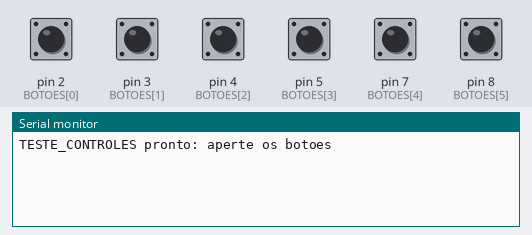
A sketch run on a simulated Arduino Uno, built with avr-gcc and run on an emulated ATmega328P. Parts: the last lines printed to the serial monitor. The test bench sets the inputs (shaded band); at power-on: pin 2 (BOTOES[0]), pin 3 (BOTOES[1]), pin 4 (BOTOES[2]), pin 5 (BOTOES[3]), pin 7 (BOTOES[4]), pin 8 (BOTOES[5]) HIGH.

Above: at 1.2 s.
1.3 s: pin 2 (BOTOES[0]) pulled LOW for 0.15 s
At 2.6 s:
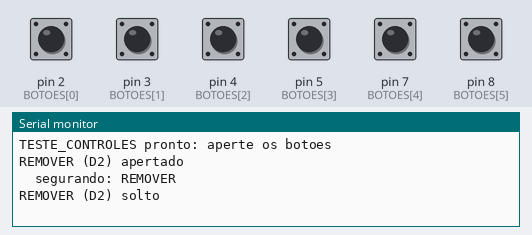
2.9 s: pin 3 (BOTOES[1]) pulled LOW for 0.15 s
At 4.0 s:
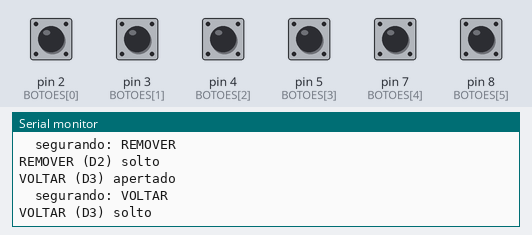
4.5 s: pin 4 (BOTOES[2]) pulled LOW for 0.15 s
At 5.2 s:
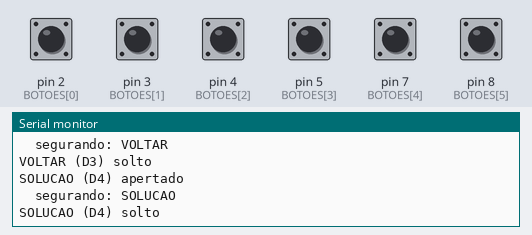
6.1 s: pin 5 (BOTOES[3]) pulled LOW for 0.15 s
At 7.4 s:
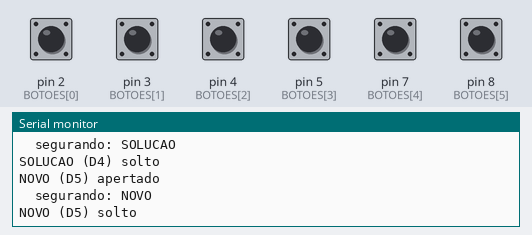
7.7 s: pin 7 (BOTOES[4]) pulled LOW for 0.15 s
At 8.8 s:
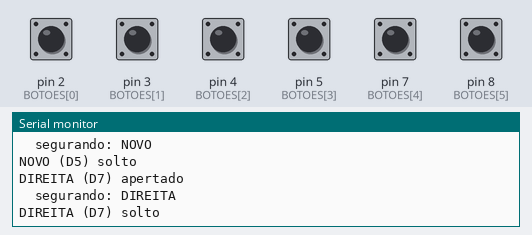
9.3 s: pin 8 (BOTOES[5]) pulled LOW for 0.15 s
At 10.1 s:
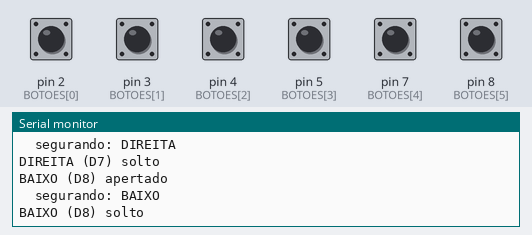

Measured:
- after the input at 1.3 s, the serial monitor: prints a new line at once (image 1)
- after the input at 2.9 s, the serial monitor: prints a new line at once (image 2)
- after the input at 4.5 s, the serial monitor: prints a new line at once (image 3)
- after the input at 6.1 s, the serial monitor: prints a new line at once (image 4)
- after the input at 7.7 s, the serial monitor: prints a new line at once (image 5)
- after the input at 9.3 s, the serial monitor: prints a new line at once (image 6)

The sketch:

teste_controles.ino
```cpp
// Broken Grid - teste dos botões (rodar antes de fechar a caixa)
//
// No Monitor Serial (9600 baud), escreve o nome de cada botão quando ele é apertado e
// quando é solto. 5 vezes por segundo mostra também quais estão apertados agora. Serve
// para conferir se cada botão está no pino certo e se nenhum ficou em curto (aparecendo
// apertado sem ninguém mexer).
//
// Ligação (Uno), um terminal do botão no pino e o outro no GND:
//   REMOVER D2, VOLTAR D3, SOLUCAO D4, NOVO D5, DIREITA D7, BAIXO D8
// (D6 fica para os LEDs)

const uint8_t NUM_BOTOES = 6;
const uint8_t BOTOES[NUM_BOTOES] = {2, 3, 4, 5, 7, 8};
const char *NOMES_BOTAO[NUM_BOTOES] = {"REMOVER", "VOLTAR", "SOLUCAO", "NOVO", "DIREITA", "BAIXO"};
const uint16_t DEBOUNCE_MS = 25;
const uint16_t RESUMO_MS = 200;

bool apertado[NUM_BOTOES];
bool leituraAnterior[NUM_BOTOES];
uint32_t mudouEm[NUM_BOTOES];
uint32_t proximoResumo = 0;

void setup() {
  Serial.begin(9600);
  for (uint8_t i = 0; i < NUM_BOTOES; i++) {
    pinMode(BOTOES[i], INPUT_PULLUP);
    apertado[i] = leituraAnterior[i] = false;
    mudouEm[i] = 0;
  }
  Serial.println(F("TESTE_CONTROLES pronto: aperte os botoes"));
}

void loop() {
  uint32_t agora = millis();
  for (uint8_t i = 0; i < NUM_BOTOES; i++) {
    bool leitura = digitalRead(BOTOES[i]) == LOW;  // INPUT_PULLUP: apertado = LOW
    if (leitura != leituraAnterior[i]) { leituraAnterior[i] = leitura; mudouEm[i] = agora; }
    if (agora - mudouEm[i] >= DEBOUNCE_MS && leitura != apertado[i]) {
      apertado[i] = leitura;
      Serial.print(NOMES_BOTAO[i]);
      Serial.print(F(" (D"));
      Serial.print(BOTOES[i]);
      Serial.println(leitura ? F(") apertado") : F(") solto"));
    }
  }
  if ((int32_t)(agora - proximoResumo) >= 0) {
    proximoResumo = agora + RESUMO_MS;
    bool algum = false;
    for (uint8_t i = 0; i < NUM_BOTOES; i++) {
      if (!apertado[i]) continue;
      if (!algum) Serial.print(F("  segurando: "));
      Serial.print(NOMES_BOTAO[i]);
      Serial.print(' ');
      algum = true;
    }
    if (algum) Serial.println();
  }
}
```
